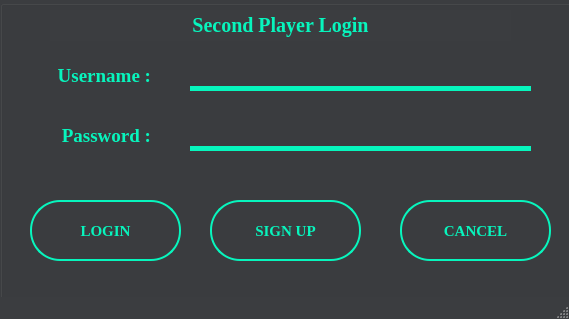
<?xml version="1.0" encoding="UTF-8"?>
<ui version="4.0">
 <class>sec_player_login</class>
 <widget class="QMainWindow" name="sec_player_login">
  <property name="geometry">
   <rect>
    <x>0</x>
    <y>0</y>
    <width>569</width>
    <height>319</height>
   </rect>
  </property>
  <property name="windowTitle">
   <string>MainWindow</string>
  </property>
  <property name="styleSheet">
   <string notr="true">QMainWindow
{
background-color:rgb(59, 61, 64);
}</string>
  </property>
  <widget class="QWidget" name="centralwidget">
   <widget class="QGroupBox" name="groupBox">
    <property name="geometry">
     <rect>
      <x>0</x>
      <y>0</y>
      <width>581</width>
      <height>331</height>
     </rect>
    </property>
    <property name="styleSheet">
     <string notr="true">QGroupBox
{
background-color:rgb(59, 61, 64);
color:black;
}</string>
    </property>
    <property name="title">
     <string/>
    </property>
    <widget class="QLabel" name="label_username">
     <property name="geometry">
      <rect>
       <x>30</x>
       <y>60</y>
       <width>121</width>
       <height>31</height>
      </rect>
     </property>
     <property name="font">
      <font>
       <family>Times New Roman</family>
       <pointsize>14</pointsize>
       <italic>false</italic>
       <bold>true</bold>
      </font>
     </property>
     <property name="styleSheet">
      <string notr="true">QLabel
{
color:rgb(7, 245, 189);
}</string>
     </property>
     <property name="text">
      <string>Username :</string>
     </property>
     <property name="alignment">
      <set>Qt::AlignRight|Qt::AlignTrailing|Qt::AlignVCenter</set>
     </property>
    </widget>
    <widget class="QLabel" name="label_password">
     <property name="geometry">
      <rect>
       <x>30</x>
       <y>120</y>
       <width>121</width>
       <height>31</height>
      </rect>
     </property>
     <property name="font">
      <font>
       <family>Times New Roman</family>
       <pointsize>14</pointsize>
       <bold>true</bold>
      </font>
     </property>
     <property name="styleSheet">
      <string notr="true">QLabel
{
color:rgb(7, 245, 189);
}</string>
     </property>
     <property name="text">
      <string>Password :</string>
     </property>
     <property name="alignment">
      <set>Qt::AlignRight|Qt::AlignTrailing|Qt::AlignVCenter</set>
     </property>
    </widget>
    <widget class="QLineEdit" name="lineEdit_username">
     <property name="geometry">
      <rect>
       <x>190</x>
       <y>60</y>
       <width>341</width>
       <height>31</height>
      </rect>
     </property>
     <property name="font">
      <font>
       <family>Times New Roman</family>
       <pointsize>12</pointsize>
       <bold>true</bold>
      </font>
     </property>
     <property name="styleSheet">
      <string notr="true">QLineEdit
{
color: rgb(7, 245, 189);
border:none;
background-color:transparent;
border-bottom:5px solid  rgb(7, 245, 189);
}
QLineEdit::Focus
{
border:5px solid rgb(7, 245, 189);
}</string>
     </property>
    </widget>
    <widget class="QLineEdit" name="lineEdit_password">
     <property name="geometry">
      <rect>
       <x>190</x>
       <y>120</y>
       <width>341</width>
       <height>31</height>
      </rect>
     </property>
     <property name="font">
      <font>
       <family>Times New Roman</family>
       <pointsize>12</pointsize>
       <bold>true</bold>
      </font>
     </property>
     <property name="styleSheet">
      <string notr="true">QLineEdit
{
color: rgb(7, 245, 189);
border:none;
background-color:transparent;
border-bottom:5px solid  rgb(7, 245, 189);
}
QLineEdit::Focus
{
border:5px solid rgb(7, 245, 189);
}</string>
     </property>
     <property name="echoMode">
      <enum>QLineEdit::Normal</enum>
     </property>
     <property name="alignment">
      <set>Qt::AlignBottom|Qt::AlignLeading|Qt::AlignLeft</set>
     </property>
    </widget>
    <widget class="QPushButton" name="button_cancel">
     <property name="geometry">
      <rect>
       <x>400</x>
       <y>200</y>
       <width>151</width>
       <height>61</height>
      </rect>
     </property>
     <property name="font">
      <font>
       <family>Times New Roman</family>
       <pointsize>11</pointsize>
       <bold>true</bold>
      </font>
     </property>
     <property name="styleSheet">
      <string notr="true">QPushButton
{
color:rgb(7, 245, 189);
border:none;
background-color:transparent;
border:2px solid rgb(7, 245, 189);
border-radius:30px;
}
QPushButton::Hover
{
color:rgb(59, 61, 64);
background-color:rgb(7, 245, 189);
}</string>
     </property>
     <property name="text">
      <string>CANCEL</string>
     </property>
    </widget>
    <widget class="QPushButton" name="button_sign">
     <property name="geometry">
      <rect>
       <x>210</x>
       <y>200</y>
       <width>151</width>
       <height>61</height>
      </rect>
     </property>
     <property name="font">
      <font>
       <family>Times New Roman</family>
       <pointsize>11</pointsize>
       <bold>true</bold>
      </font>
     </property>
     <property name="styleSheet">
      <string notr="true">QPushButton
{
color:rgb(7, 245, 189);
border:none;
background-color:transparent;
border:2px solid rgb(7, 245, 189);
border-radius:30px;
}
QPushButton::Hover
{
color:rgb(59, 61, 64);
background-color:rgb(7, 245, 189);
}</string>
     </property>
     <property name="text">
      <string>SIGN UP</string>
     </property>
    </widget>
    <widget class="QPushButton" name="Button_login">
     <property name="geometry">
      <rect>
       <x>30</x>
       <y>200</y>
       <width>151</width>
       <height>61</height>
      </rect>
     </property>
     <property name="font">
      <font>
       <family>Times New Roman</family>
       <pointsize>11</pointsize>
       <bold>true</bold>
      </font>
     </property>
     <property name="styleSheet">
      <string notr="true">QPushButton
{
color:rgb(7, 245, 189);
border:none;
background-color:transparent;
border:2px solid rgb(7, 245, 189);
border-radius:30px;
}
QPushButton::Hover
{
color:rgb(59, 61, 64);
background-color:rgb(7, 245, 189);
}</string>
     </property>
     <property name="text">
      <string>LOGIN</string>
     </property>
    </widget>
    <widget class="QLabel" name="label">
     <property name="geometry">
      <rect>
       <x>50</x>
       <y>10</y>
       <width>461</width>
       <height>31</height>
      </rect>
     </property>
     <property name="font">
      <font>
       <family>Times New Roman</family>
       <pointsize>15</pointsize>
       <bold>true</bold>
      </font>
     </property>
     <property name="styleSheet">
      <string notr="true">QLabel
{
background-color:rgb(59, 61, 64);
color:rgb(7, 245, 189);
}</string>
     </property>
     <property name="text">
      <string>Second Player Login</string>
     </property>
     <property name="alignment">
      <set>Qt::AlignCenter</set>
     </property>
    </widget>
   </widget>
  </widget>
  <widget class="QMenuBar" name="menubar">
   <property name="geometry">
    <rect>
     <x>0</x>
     <y>0</y>
     <width>569</width>
     <height>26</height>
    </rect>
   </property>
  </widget>
  <widget class="QStatusBar" name="statusbar"/>
 </widget>
 <resources/>
 <connections/>
</ui>
